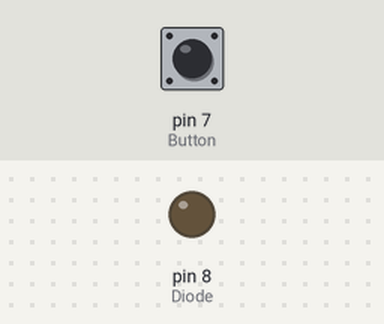
A sketch run on a simulated Arduino Uno, built with avr-gcc and run on an emulated ATmega328P. On the bench: output pins drawn as LEDs (lit = HIGH). Dashed ring = blinking. The inputs (shaded band) are chosen by the test bench; at power-on: pin 7 (Button) HIGH.

Above: at 1.2 s.
1.3 s: pin 7 (Button) pulled LOW for 0.15 s
At 1.45 s:
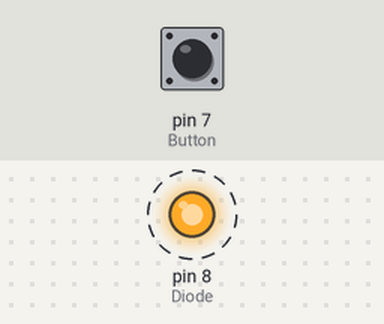
Timing chart, 0 to 10.4 s (numbered marks = the images above; inputs shaded):
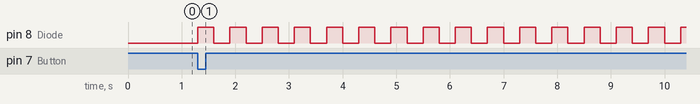

The sketch:

diodes.ino
```cpp
/*
This code was developed to serve as a lighting system for the Opium UAV.
It utilizes pin 7 for the button and pin 8 for the diodes. The diodes, a red one and a green one,
are connected to the positive terminal. When the button is pressed, both diodes start flashing,
and they won't stop until an external event interrupts their operation.

The idea is to turn on the lights before the Opium starts, and then disconnect
the button. This way, in the event of an accident, the flashing lights will persist, providing a visual indication
of the situation.

Note: It's crucial to consider safety measures and the intended use case while implementing such features.
Resistors are cool.
*/
void setup() {
  pinMode(8, OUTPUT); //Diode
  pinMode(7, INPUT_PULLUP); //Button
  digitalWrite(8, LOW); //Turn off diode
}

void loop()
{
  int ON = 0;
  if (digitalRead(7) == LOW) {
    ON =1;
}
  while(ON==1){
    digitalWrite(8, HIGH);
    delay(300);
    digitalWrite(8, LOW);
    delay(300);
  }
}
```

Measured:
- after the input at 1.3 s, pin 8 (Diode): alternates HIGH for 0.30 s and LOW for 0.30 s, starting at once
